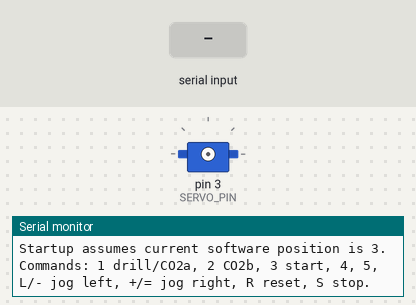
Bench run of a sketch on a simulated Arduino Uno, built with avr-gcc and run on an emulated ATmega328P. Shown: servo, the last lines printed to the serial monitor. The test bench sets the inputs (shaded band).

Above: at 1.2 s.
1.3 s: "1\n" received over Serial
At 4.1 s:
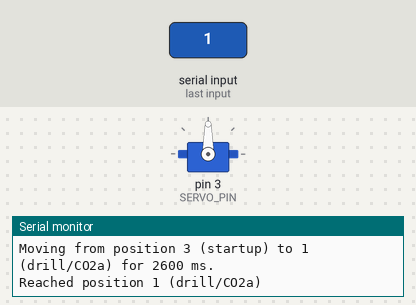
4.3 s: byte 50 ('2') received over Serial
At 5.2 s:
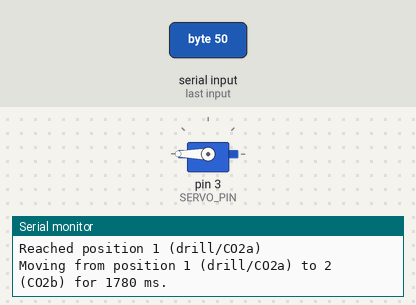
7.3 s: byte 49 ('1') received over Serial
At 8.5 s:
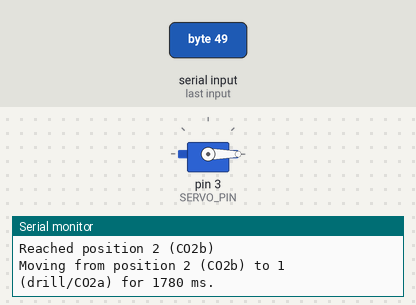
8.8 s: byte 51 ('3') received over Serial
At 9.8 s:
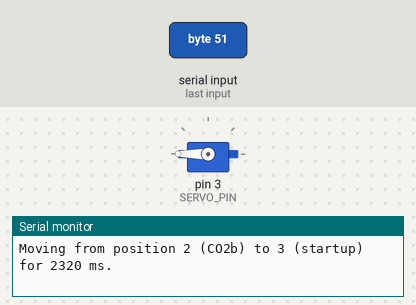
11.8 s: byte 52 ('4') received over Serial
At 14.4 s:
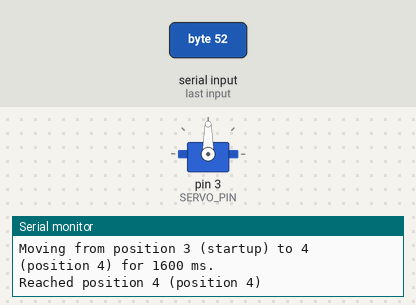
14.8 s: byte 53 ('5') received over Serial
At 15.6 s:
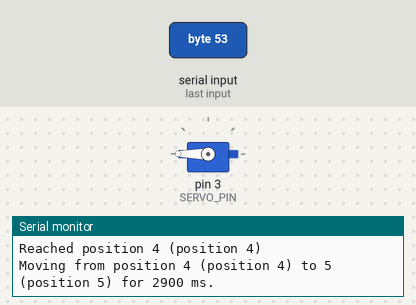
Timing chart, 0 to 19.2 s (numbered marks = the images above; inputs shaded):
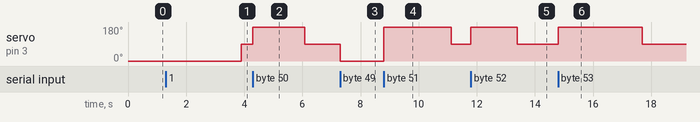

Measured:
- after the input at 1.3 s, servo on pin 3 (SERVO_PIN): 0° → 90° after 2.6 s
- after the input at 4.3 s, servo on pin 3 (SERVO_PIN): 90° → 180° at once, → 90° 1.8 s later
- after the input at 7.3 s, servo on pin 3 (SERVO_PIN): 90° → 0° at once
- after the input at 8.8 s, servo on pin 3 (SERVO_PIN): 0° → 180° at once, → 90° 2.3 s later
- after the input at 11.8 s, servo on pin 3 (SERVO_PIN): 90° → 180° at once, → 90° 1.6 s later
- after the input at 14.8 s, servo on pin 3 (SERVO_PIN): 90° → 180° at once, → 90° 2.9 s later

The sketch:

astro_arduino_servo_controller.ino
```cpp
#include <Servo.h>

Servo rackServo;

// ---------------- Tunable setup ----------------
const int SERVO_PIN = 3;

// Continuous-rotation servo values. If the rack moves the wrong way, swap
// LEFT_SPEED and RIGHT_SPEED. If it creeps at rest, tune STOP_SPEED around 90.
const int STOP_SPEED = 90;
const int LEFT_SPEED = 0;
const int RIGHT_SPEED = 180;

// Detach after stopping so a slightly-off STOP_SPEED cannot make a continuous
// servo drift back. Set false if your setup needs a continuous stop pulse.
const bool DETACH_WHEN_STOPPED = true;

// No homing/sensors: these are dead-reckoned time positions in milliseconds.
// Position 1 is all the way left. Position 5 is all the way right.
// Startup assumes the rack is physically at position 3.
//
// These are software positions, not sensor readings. Command numbers are
// 1-based, while this table is 0-based:
//   command 1 -> index 0 -> drill/CO2a
//   command 2 -> index 1 -> CO2b
//   command 3 -> index 2 -> startup position
const long POSITION_MS[5] = {
  0,      // 1: drill/CO2a
  1780,   // 2: CO2b
  2600,   // 3: startup position
  4200,   // 4
  7100    // 5
};
const int START_POSITION = 3;
const char* POSITION_LABELS[5] = {
  "drill/CO2a",
  "CO2b",
  "startup",
  "position 4",
  "position 5"
};
// ------------------------------------------------

enum Mode {
  MODE_STOPPED,
  MODE_TIMED_MOVE,
  MODE_MANUAL_JOG
};

Mode mode = MODE_STOPPED;
int currentPosition = START_POSITION;
int targetPosition = START_POSITION;
long currentPos = POSITION_MS[START_POSITION - 1];
long targetPos = POSITION_MS[START_POSITION - 1];
unsigned long moveStartMs = 0;
unsigned long moveDurationMs = 0;
unsigned long lastJogCommandMs = 0;
int moveDirection = 0;

const unsigned long JOG_TIMEOUT_MS = 250;

void updatePositionEstimate() {
  if (mode != MODE_TIMED_MOVE) {
    return;
  }

  unsigned long elapsedMs = millis() - moveStartMs;
  if (elapsedMs > moveDurationMs) {
    elapsedMs = moveDurationMs;
  }

  currentPos += moveDirection * (long)elapsedMs;
  moveStartMs = millis();
  moveDurationMs -= elapsedMs;
}

void ensureServoAttached() {
  if (!rackServo.attached()) {
    rackServo.attach(SERVO_PIN);
  }
}

void stopServo() {
  updatePositionEstimate();

  if (rackServo.attached()) {
    rackServo.write(STOP_SPEED);
    if (DETACH_WHEN_STOPPED) {
      delay(20);
      rackServo.detach();
    }
  }

  mode = MODE_STOPPED;
  moveDirection = 0;
}

void resetSoftwarePosition() {
  stopServo();

  currentPosition = START_POSITION;
  targetPosition = START_POSITION;
  currentPos = POSITION_MS[START_POSITION - 1];
  targetPos = POSITION_MS[START_POSITION - 1];

  Serial.print("Reset software position to ");
  Serial.print(currentPosition);
  printPositionLabel(currentPosition);
  Serial.println();
}

void printPositionLabel(int position) {
  Serial.print(" (");
  Serial.print(POSITION_LABELS[position - 1]);
  Serial.print(")");
}

void finishTimedMove() {
  currentPosition = targetPosition;
  currentPos = targetPos;
  mode = MODE_STOPPED;
  moveDirection = 0;
  stopServo();

  Serial.print("Reached position ");
  Serial.print(currentPosition);
  printPositionLabel(currentPosition);
  Serial.println();
}

void startTimedMove(int newTargetPosition) {
  if (newTargetPosition < 1 || newTargetPosition > 5) {
    Serial.println("Invalid position. Use 1, 2, 3, 4, or 5.");
    return;
  }

  updatePositionEstimate();

  if (mode == MODE_STOPPED && newTargetPosition == currentPosition) {
    stopServo();
    Serial.print("Already at position ");
    Serial.print(currentPosition);
    printPositionLabel(currentPosition);
    Serial.println();
    return;
  }

  targetPosition = newTargetPosition;
  targetPos = POSITION_MS[targetPosition - 1];

  long delta = targetPos - currentPos;
  if (delta == 0) {
    finishTimedMove();
    return;
  }

  moveDirection = (delta < 0) ? -1 : 1;
  moveDurationMs = abs(delta);
  moveStartMs = millis();
  mode = MODE_TIMED_MOVE;

  ensureServoAttached();
  rackServo.write((moveDirection < 0) ? LEFT_SPEED : RIGHT_SPEED);

  Serial.print("Moving from position ");
  Serial.print(currentPosition);
  printPositionLabel(currentPosition);
  Serial.print(" to ");
  Serial.print(targetPosition);
  printPositionLabel(targetPosition);
  Serial.print(" for ");
  Serial.print(moveDurationMs);
  Serial.println(" ms.");
}

void startManualJog(int direction) {
  if (mode == MODE_MANUAL_JOG && moveDirection == direction) {
    lastJogCommandMs = millis();
    return;
  }

  stopServo();

  moveDirection = direction;
  mode = MODE_MANUAL_JOG;
  lastJogCommandMs = millis();

  ensureServoAttached();
  rackServo.write((moveDirection < 0) ? LEFT_SPEED : RIGHT_SPEED);

  Serial.print("Manual jog ");
  Serial.println((moveDirection < 0) ? "left." : "right.");
}

void handleCommand(char command) {
  switch (command) {
    case '1':
    case '2':
    case '3':
    case '4':
    case '5':
      startTimedMove(command - '0');
      break;
    case 'S':
    case 's':
    case ' ':
      stopServo();
      Serial.println("Stopped.");
      break;
    case 'L':
    case 'l':
    case '-':
      startManualJog(-1);
      break;
    case 'R':
    case 'r':
      resetSoftwarePosition();
      break;
    case '+':
    case '=':
      startManualJog(1);
      break;
    default:
      Serial.println("Unknown command. Use 1, 2, 3, 4, 5, L, +, R, or S.");
      break;
  }
}

void setup() {
  Serial.begin(115200);

  currentPosition = START_POSITION;
  targetPosition = START_POSITION;
  currentPos = POSITION_MS[START_POSITION - 1];
  targetPos = POSITION_MS[START_POSITION - 1];

  Serial.println("Arduino rack servo controller ready.");
  Serial.println("Startup assumes current software position is 3.");
  Serial.println("Commands: 1 drill/CO2a, 2 CO2b, 3 start, 4, 5, L/- jog left, +/= jog right, R reset, S stop.");
}

void loop() {
  while (Serial.available() > 0) {
    char command = Serial.read();
    if (command == '\n' || command == '\r') {
      continue;
    }
    handleCommand(command);
  }

  unsigned long now = millis();

  if (mode == MODE_TIMED_MOVE && now - moveStartMs >= moveDurationMs) {
    finishTimedMove();
  }

  if (mode == MODE_MANUAL_JOG && now - lastJogCommandMs > JOG_TIMEOUT_MS) {
    stopServo();
    Serial.println("Manual jog timeout stop.");
  }
}
```
